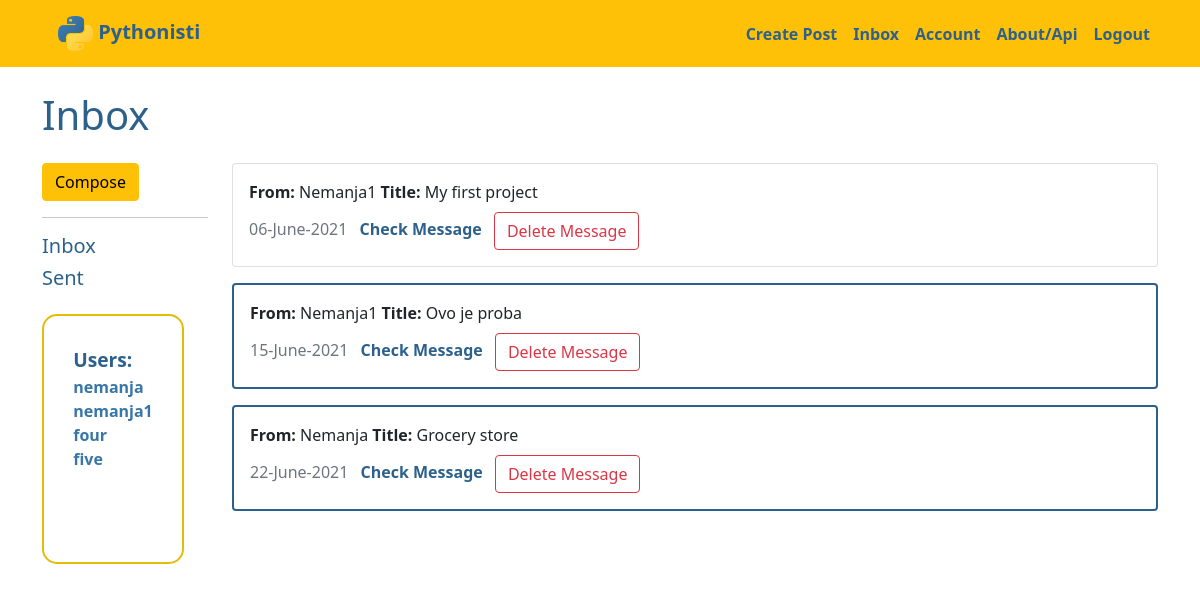
The app's page /mail/inbox (signed in), older data.
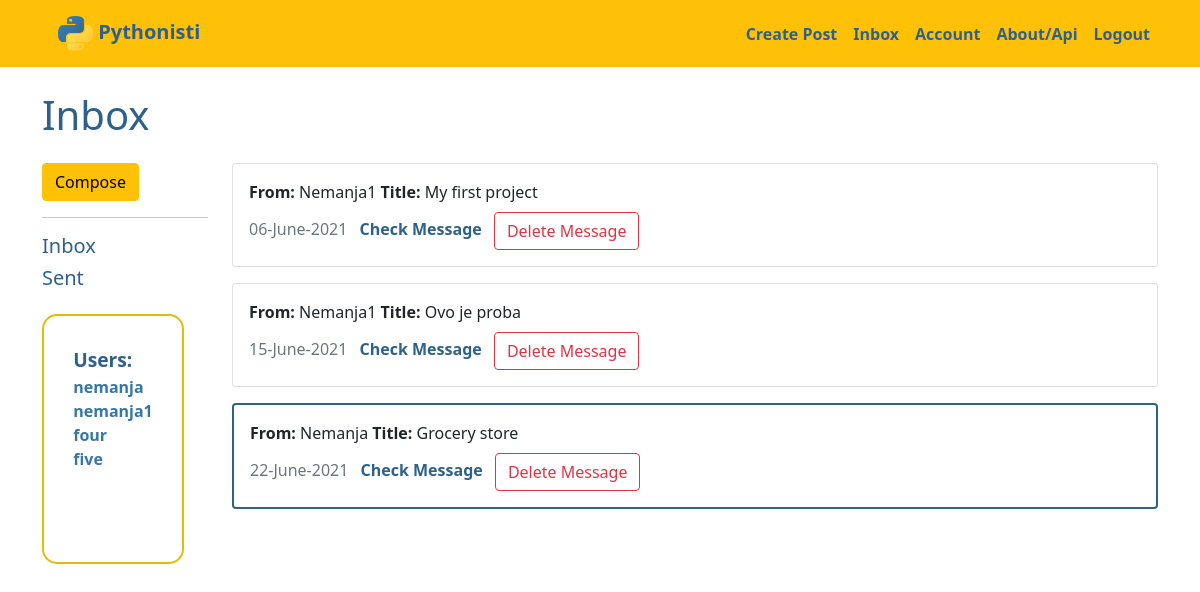
The same page, newer data.
### myproject/models.py (models this page shows, shortened)
class User(db.Model, UserMixin):
    __tablename__ = 'users'
    id = db.Column(db.Integer, primary_key=True)
    profile_image = db.Column(db.String(255), nullable=False, default='default_profile.png')
    email = db.Column(db.String(64), unique=True, index=True)
    username = db.Column(db.String(64), unique=True, index=True, nullable=False)
    password_hash = db.Column(db.String(255), nullable=False, index=True)
    posts = db.relationship('Blog', backref='author', lazy=True, cascade="all, delete-orphan")
    comments = db.relationship('Comment', backref='comment_author', lazy=True, cascade="all, delete-orphan")
    send_messages = db.relationship(
        'Message',
        backref='sender',
        foreign_keys='Message.sender_id',
        lazy=True,
        cascade="save-update")
    receive_messages = db.relationship(
        'Message',
        backref='receiver',
        foreign_keys='Message.receiver_id',
        lazy=True,
        cascade="save-update")

class Message(db.Model):
    __tablename__ = 'messages'
    id = db.Column(db.Integer, primary_key=True)
    title = db.Column(db.String(125), nullable=False, index=True)
    date = db.Column(db.DateTime, nullable=False, default=datetime.utcnow, index=True)
    text = db.Column(db.Text, nullable=False, index=True)
    seen = db.Column(db.Boolean, nullable=False, default=False, index=True)
    MESSAGE_VISIBLE_TO = db.Column(db.Integer, nullable=True)
    sender_id = db.Column(db.Integer, db.ForeignKey('users.id'), nullable=False)
    receiver_id = db.Column(db.Integer, db.ForeignKey('users.id'), nullable=False)

### myproject/mail/views.py (the view)
@messages_blueprint.route('/inbox')
@login_required
def inbox():
    messages = Message.query.filter(and_(Message.receiver_id == current_user.id,
                                    Message.MESSAGE_VISIBLE_TO.isnot(current_user.id))).all()
    users = User.query.all()
    return render_template('inbox.html', messages=messages, users=users)

### myproject/models.py (called while the page is built)
@login_manager.user_loader
def load_user(user_id):
    return User.query.get(user_id)

### myproject/mail/templates/mail/inbox.html (shortened to what this page needs)
{% extends 'base.html' %}
{% block content %}
  <div class="jumbotron">
    <h1>Inbox</h1>
  </div>
<div class="row">
  <div class="col-md-2">
    <a href="{{ url_for('messages.create_message') }}" class="btn btn-warning">Compose</a>
    <hr>
    <a href="{{ url_for('messages.inbox') }}"><h5>Inbox</h5></a>
    <a href="{{ url_for('messages.sent_messages') }}"><h5>Sent</h5></a>
    <div class="user_list_div">
      <ul><span class='user_list_span'>Users:</span>
        {% for user in users %}
        <li>{{ user.username }}</li>
        {% endfor %}
      </ul>
    </div>
  </div>
    <div class="col-md-10 overflow_div">
      {% for message in messages %}
      {% if current_user.id == message.receiver.id %}
        {% if message.seen %}
        <div class="card mb-3" style="width: 100%;">
        {% else %}
        <div class="card mb-3" style="width: 100%; border:2px solid var(--dark_blue);">
        {% endif %}
          <div class="card-body">
            <p class="card-title"><strong>From: </strong>{{ message.sender.username|capitalize }} <strong>Title: </strong>{{ message.title|capitalize }}</p><label class="card-subtitle mb-2 text-muted">{{ message.date.strftime("%d-%B-%Y") }}</label>
            <a href="{{ url_for('messages.view_message', message_id=message.id) }}" class="card-link check_message_link">Check Message</a>
            <button type="button"
                class="btn btn-outline-danger"
                data-bs-toggle="modal"
                data-bs-target="#del_message">
                  Delete Message
            </button>
          </div>
        </div>
      {% endif %}
    {% endfor %}
    </div>
</div>
{% endblock %}

### myproject/templates/base.html (shortened to what this page needs)
<!DOCTYPE html>
<html lang="en">
<head>
    <link href="https://cdn.jsdelivr.net/npm/bootstrap@5.0.1/dist/css/bootstrap.min.css" rel="stylesheet">
    <link rel="stylesheet" href="{{ url_for('static', filename='css/style.css') }}">
</head>
<body>
    <nav class="navbar navbar-expand-lg navbar-primary bg-warning">
      <div class="container">
        <a class="navbar-brand navbar_link" href="{{ url_for('core.index') }}">
          <img src="{{ url_for('static', filename='python_logo.png') }}" alt="Pythonisti Logo Icon" width="35" height="35">
            Pythonisti
        </a>
        <div class="collapse navbar-collapse justify-content-end" id="navbarNav">
          <ul class="navbar-nav">
              {% if current_user.is_authenticated %}
                <li class="nav-item justify-content-end">
                  <a class="nav-link navbar_link" href="{{ url_for('blogs.create_post') }}">Create Post</a>
                </li>
                <li class="nav-item justify-content-end">
                  <a class="nav-link navbar_link" href="{{ url_for('messages.inbox') }}">Inbox</a>
                </li>
                <li class="nav-item justify-content-end">
                  <a class="nav-link navbar_link" href="{{ url_for('users.account') }}">Account</a>
                </li>
                <li class="nav-item justify-content-end">
                  <a class="nav-link navbar_link" href="{{ url_for('core.info') }}">About/Api</a>
                </li>
                <li class="nav-item justify-content-end">
                  <a class="nav-link navbar_link" href="{{ url_for('users.logout') }}">Logout</a>
                </li>
              {% endif %}
          </ul>
        </div>
      </div>
    </nav>
    <div class="container">
        <div class="row">
            <div class="col mt-4">
            {% block content %}
            {% endblock %}
            </div>
        </div>
    </div>
</body>
</html>

### myproject/static/css/style.css (style rules this page uses)
:root { --white_letters: #e6e8ea; --yellow: #ffdf76; --dark_yellow: #e3bb09; --light_blue: #75a8d3; --blue: #3776a6; --dark_blue: #2d618c; --dark_letters: #444; }
body { width: 100%; height: 100vh; }
* { margin: 0; padding: 0; box-sizing: border-box; scroll-behavior: smooth; transition: 0.3s; }
a { text-decoration: none; color: var(--dark_blue); }
label { color: var(--dark_letters); }
p { margin: 0; }
.container { height: 100%; }
.navbar { padding: 0; }
.navbar-brand { margin: 0 !important; }
.navbar-collapse { height: 100%; }
.navbar_link { color: var(--dark_blue) !important; height: 100%; font-weight: bold; padding: 1rem 1rem; }
h1 { color: var(--dark_blue); margin-bottom: 1.5rem; }
.check_message_link { font-weight: bold; margin: auto 0.5rem; }
.user_list_div { height: 250px; margin: 1.5rem; margin-left: 0; padding: 30px 0; border: 2px solid var(--dark_yellow); border-radius: 15px; display: flex; justify-content: center; overflow: auto; }
.user_list_div > ul { list-style: none; padding: 0; color: var(--blue); font-weight: bold; }
.user_list_span { color: var(--dark_blue); font-size: 1.2rem; margin-bottom: 10px; }
.overflow_div { height: 100vh; overflow: auto; }

Row changes from the older to the newer data that the page shows:
changed Message "Ovo je proba": seen False → True (drawn)
